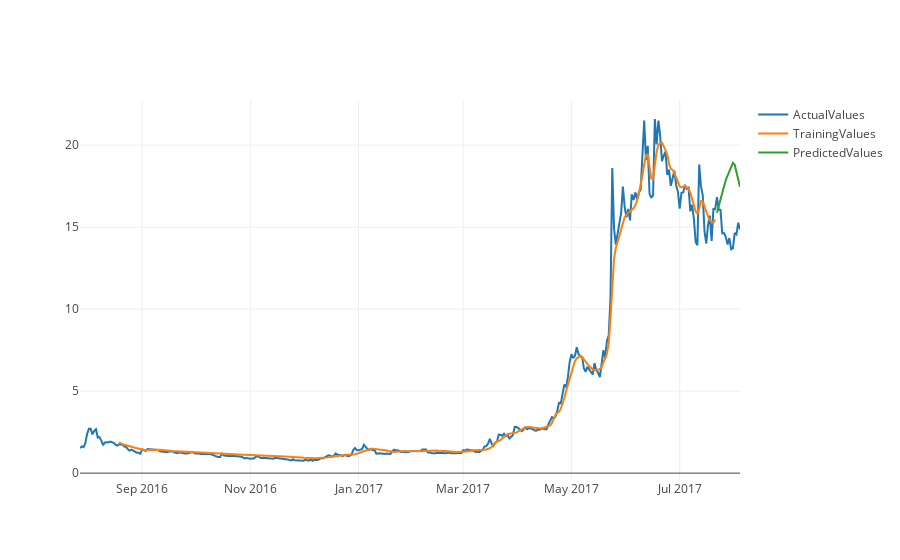

Source (notebook cell):
### Code cell
USDT_ETC = nextDayPrediction('USDT_ETC', 'poloniex')

### Figure 1 — Plotly figure (JSON) as saved in the notebook; plotly's stock layout.template omitted (floating-point values rounded to 4 significant figures; data arrays with more than 128 entries replaced by an {"elided": "..."} marker saying what was removed)
{"data": [{"name": "ActualValues", "type": "scatter", "x": {"elided": "373 str values"}, "y": {"elided": "373 float values"}}, {"name": "TrainingValues", "type": "scatter", "x": {"elided": "373 str values"}, "y": {"elided": "373 float values"}}, {"name": "PredictedValues", "type": "scatter", "x": {"elided": "373 str values"}, "y": {"elided": "373 float values"}}], "layout": {}}
